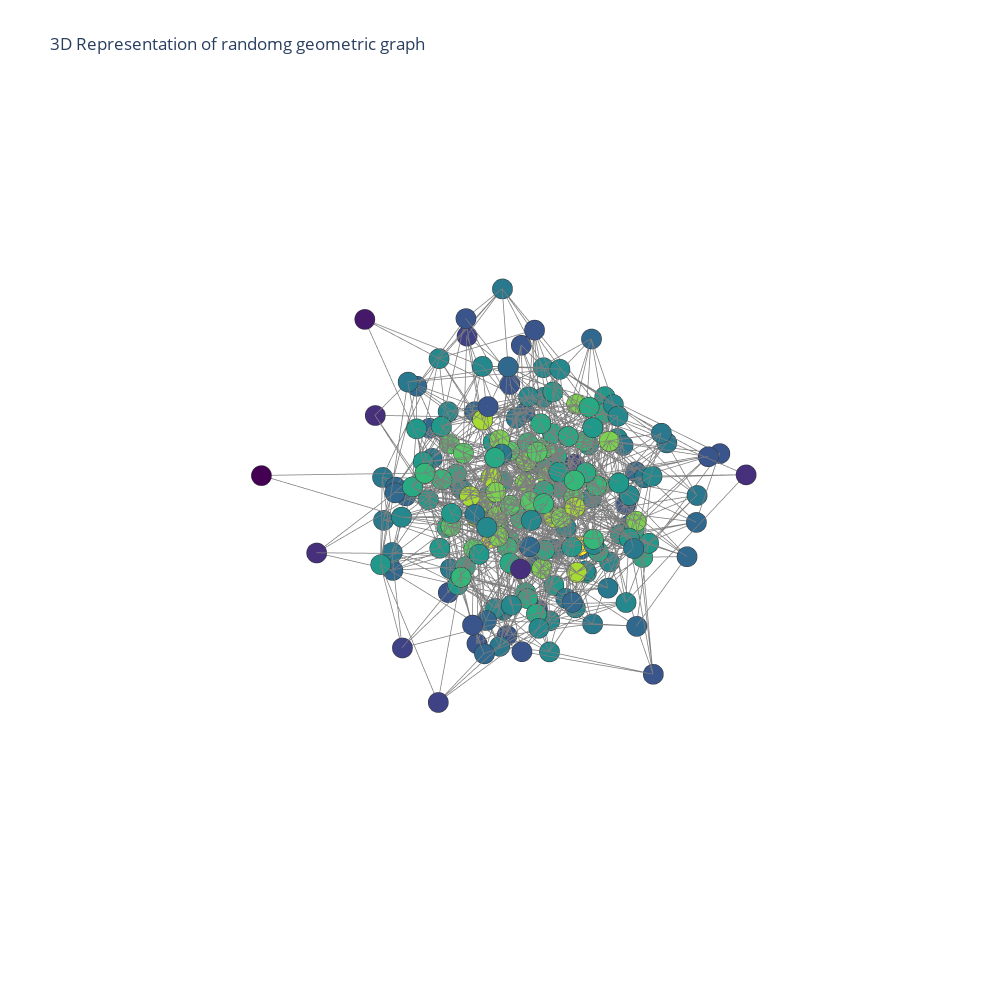

The notebook cell saved with this chart:
### Code cell
g,positions = test_3d()

### Figure 1 — Plotly figure (JSON) as saved in the notebook; plotly's stock layout.template omitted (floating-point values rounded to 4 significant figures; data arrays with more than 128 entries replaced by an {"elided": "..."} marker saying what was removed)
{"data": [{"line": {"color": "rgb(125,125,125)", "width": 1.5}, "mode": "lines", "type": "scatter3d", "x": {"elided": "2898 float values"}, "y": {"elided": "2898 float values"}, "z": {"elided": "2898 float values"}}, {"marker": {"color": {"elided": "200 float values"}, "colorscale": [[0, "#440154"], [0.1111, "#482878"], [0.2222, "#3e4989"], [0.3333, "#31688e"], [0.4444, "#26828e"], [0.5556, "#1f9e89"], [0.6667, "#35b779"], [0.7778, "#6ece58"], [0.8889, "#b5de2b"], [1, "#fde725"]], "line": {"color": "rgb(50,50,50)", "width": 0.5}, "size": 7, "symbol": "circle"}, "mode": "markers", "type": "scatter3d", "x": {"elided": "200 float values"}, "y": {"elided": "200 float values"}, "z": {"elided": "200 float values"}}], "layout": {"height": 1000, "scene": {"xaxis": {"showbackground": false, "showgrid": false, "showline": false, "showticklabels": false, "title": {"text": ""}, "zeroline": false}, "yaxis": {"showbackground": false, "showgrid": false, "showline": false, "showticklabels": false, "title": {"text": ""}, "zeroline": false}, "zaxis": {"showbackground": false, "showgrid": false, "showline": false, "showticklabels": false, "title": {"text": ""}, "zeroline": false}}, "showlegend": false, "title": {"text": "3D Representation of randomg geometric graph"}, "width": 1000}}
